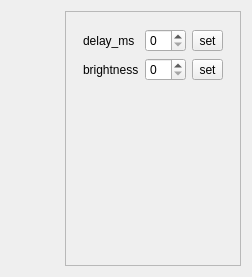
<?xml version="1.0" encoding="UTF-8"?>
<ui version="4.0">
 <class>MainBox</class>
 <widget class="QWidget" name="MainBox">
  <property name="geometry">
   <rect>
    <x>0</x>
    <y>0</y>
    <width>252</width>
    <height>277</height>
   </rect>
  </property>
  <property name="windowTitle">
   <string>Dialog</string>
  </property>
  <layout class="QHBoxLayout" name="horizontalLayout">
   <item>
    <widget class="SerialBox5" name="serial_widget" native="true"/>
   </item>
   <item>
    <widget class="QFrame" name="frame">
     <property name="frameShape">
      <enum>QFrame::StyledPanel</enum>
     </property>
     <property name="frameShadow">
      <enum>QFrame::Raised</enum>
     </property>
     <layout class="QVBoxLayout" name="verticalLayout_2">
      <item>
       <layout class="QGridLayout" name="gridLayout">
        <property name="leftMargin">
         <number>8</number>
        </property>
        <property name="topMargin">
         <number>8</number>
        </property>
        <property name="rightMargin">
         <number>8</number>
        </property>
        <property name="bottomMargin">
         <number>8</number>
        </property>
        <item row="0" column="1">
         <widget class="QSpinBox" name="spinBox"/>
        </item>
        <item row="0" column="0">
         <widget class="QLabel" name="label">
          <property name="text">
           <string>delay_ms</string>
          </property>
         </widget>
        </item>
        <item row="1" column="0">
         <widget class="QLabel" name="label_2">
          <property name="text">
           <string>brightness</string>
          </property>
         </widget>
        </item>
        <item row="1" column="1">
         <widget class="QSpinBox" name="spinBox_2"/>
        </item>
        <item row="0" column="2">
         <widget class="QToolButton" name="toolButton">
          <property name="text">
           <string>set</string>
          </property>
         </widget>
        </item>
        <item row="1" column="2">
         <widget class="QToolButton" name="toolButton_2">
          <property name="text">
           <string>set</string>
          </property>
         </widget>
        </item>
       </layout>
      </item>
      <item>
       <spacer name="verticalSpacer">
        <property name="orientation">
         <enum>Qt::Vertical</enum>
        </property>
        <property name="sizeHint" stdset="0">
         <size>
          <width>20</width>
          <height>146</height>
         </size>
        </property>
       </spacer>
      </item>
     </layout>
    </widget>
   </item>
  </layout>
 </widget>
 <customwidgets>
  <customwidget>
   <class>SerialBox5</class>
   <extends>QWidget</extends>
   <header>serialbox5.hpp</header>
   <container>1</container>
  </customwidget>
 </customwidgets>
 <resources/>
 <connections/>
</ui>
